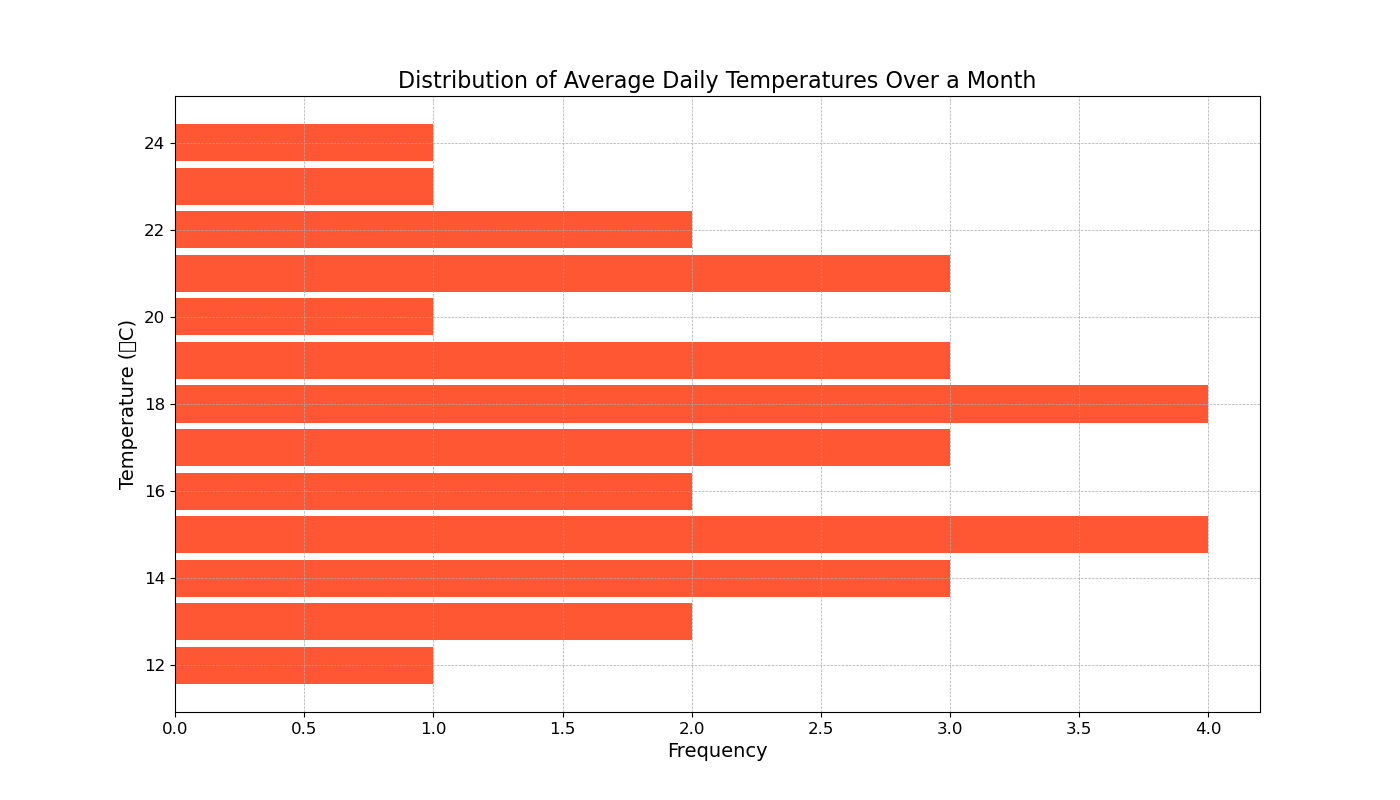

This chart was generated by the following Python code:

import matplotlib.pyplot as plt
import numpy as np

# Data points
temperatures = np.array([
    12, 14, 15, 13, 17, 18, 19, 21, 22, 23,
    20, 18, 18, 17, 15, 16, 15, 14, 13, 14,
    15, 18, 19, 21, 25, 24, 22, 21, 19, 17, 16
])

# Parameters for the histogram
bin_width = 1
bins = np.arange(min(temperatures) - bin_width/2, max(temperatures) + bin_width/2, bin_width)

fig, ax = plt.subplots(figsize=(14, 8))  # Change width and height of the chart
ax.hist(temperatures, bins=bins, orientation='horizontal', color='#FF5733', rwidth=0.85)  # Vertical chart, modify color and width

# Add titles and labels
plt.title('Distribution of Average Daily Temperatures Over a Month', fontsize=16)
plt.xlabel('Frequency', fontsize=14)
plt.ylabel('Temperature (°C)', fontsize=14)

# Customize the grid
plt.grid(True, linestyle='--', linewidth=0.5, color='#aaaaaa')

# Customize the ticks
plt.xticks(fontsize=12)
plt.yticks(fontsize=12)

# Show the plot
plt.show()
